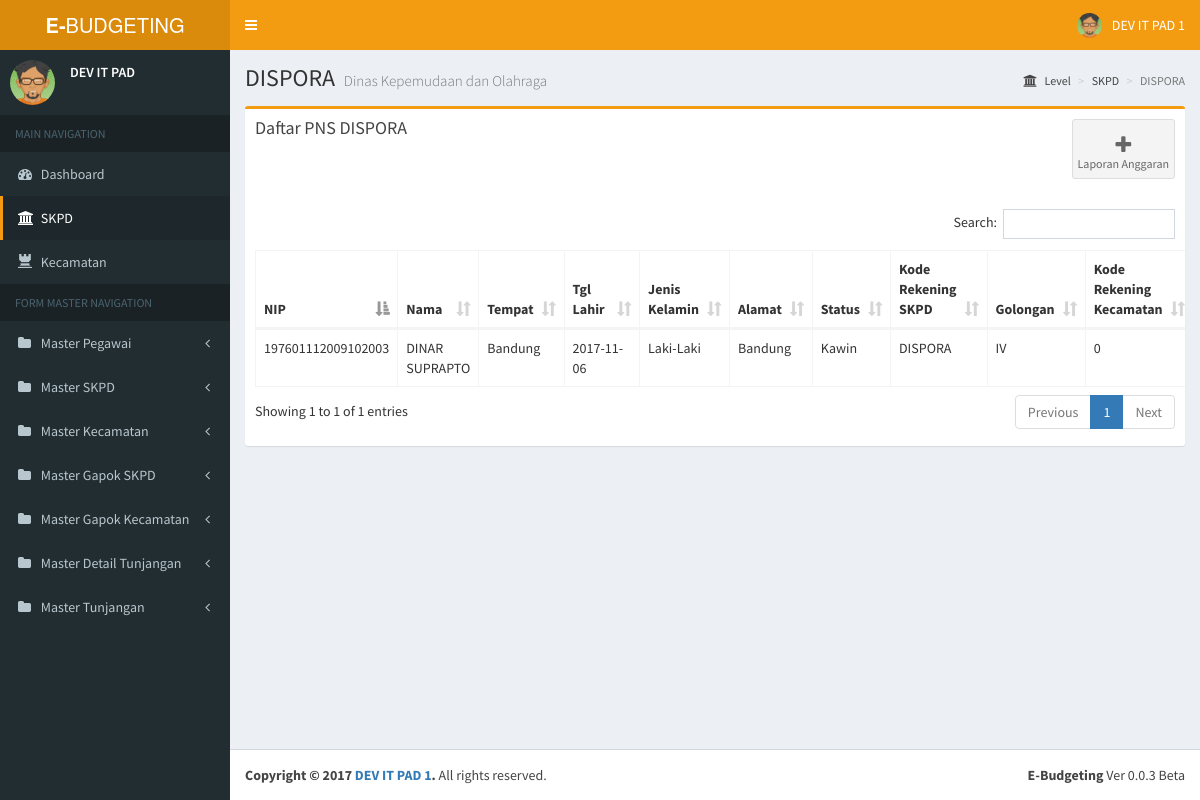
Screenshot of /home.php?page=dispora_view_pegawai with the database file from the repository.
### tables this page shows
CREATE TABLE `pegawai` (
  `nip` varchar(50) NOT NULL,
  `nama` varchar(50) DEFAULT NULL,
  `tempat_lahir` varchar(50) DEFAULT NULL,
  `tgl_lahir` date DEFAULT NULL,
  `jenis_kelamin` enum('Laki-Laki','Perempuan') DEFAULT NULL,
  `alamat` varchar(50) DEFAULT NULL,
  `status_perkawinan` enum('Lajang','Kawin','Janda','Duda') DEFAULT NULL,
  `kd_rek_skpd` varchar(50) DEFAULT NULL,
  `kd_golongan` varchar(10) DEFAULT NULL,
  `kd_rek_kecamatan` varchar(50) DEFAULT NULL,
  `eselon` varchar(10) DEFAULT NULL,
  `jml_anak` enum('1','2','0') DEFAULT NULL,
  PRIMARY KEY (`nip`),
  KEY `kd_rek_skpd` (`kd_rek_skpd`),
  KEY `kd_golongan` (`kd_golongan`),
  KEY `kd_rek_kecamatan` (`kd_rek_kecamatan`),
  CONSTRAINT `pegawai_ibfk_1` FOREIGN KEY (`kd_rek_skpd`) REFERENCES `skpd` (`kd_rek_skpd`) ON DELETE CASCADE ON UPDATE CASCADE,
  CONSTRAINT `pegawai_ibfk_2` FOREIGN KEY (`kd_golongan`) REFERENCES `golongan` (`kd_golongan`) ON DELETE CASCADE ON UPDATE CASCADE,
  CONSTRAINT `pegawai_ibfk_3` FOREIGN KEY (`kd_rek_kecamatan`) REFERENCES `kecamatan` (`kd_rek_kecamatan`) ON DELETE CASCADE ON UPDATE CASCADE
);

### page/skpd/dispora/view_pegawai.php (the view, shortened to what this page needs)
<section class="content-header">
  <h1>
    DISPORA
    <small>Dinas Kepemudaan dan Olahraga</small>
  </h1>
  <ol class="breadcrumb">
    <li><a href="#"><i class="fa fa-institution"></i> Level</a></li>
    <li class="active"><a href="?page=skpd">SKPD</a></li>
    <li class="active">DISPORA</li>
  </ol>
</section>
<section class="content container-fluid">
	      <div class="row">
	        <div class="col-xs-12">
	          <div class="box box-warning">
	            <div class="box-header">
	            	<div class="row">
	            		<div class="col-sm-6">
	            			<h3 class="box-title">Daftar PNS DISPORA</h3>
	            		</div>
	            		<div class="col-sm-6">
	            		<div class=" pull-right">
	            			<a class="btn btn-app" href="?page=dispora_view_anggaran">
								<i class="fa fa-plus"></i> Laporan Anggaran
						    </a>
						</div>
	            		</div>
	            	</div>
	            </div>
	            <div class="box-body" style="overflow-x: scroll;">
	               <table id="bpkd-table" class="table table-bordered table-hover" style="width: 120%;">
	                <thead>
	                <tr>
	                  <th>NIP</th>
	                  <th>Nama</th>
	                  <th>Tempat</th>
	                  <th width="100px">Tgl Lahir</th>
	                  <th>Jenis Kelamin</th>
	                  <th>Alamat</th>
	                  <th>Status</th>
					  <th>Kode Rekening SKPD</th>
	                  <th>Golongan</th>
	                  <th>Kode Rekening Kecamatan</th>
	                </tr>
	                </thead>
	                <tbody>
	            	<?php
				$con = mysqli_connect("localhost","root","","ebudget");
				$result = mysqli_query($con,"SELECT * FROM pegawai WHERE kd_rek_skpd LIKE 'DISPORA'");
				while($row = mysqli_fetch_array($result))
				{
				?>
				<tr class='default'>
					<td><?php echo $row[0]; ?></td>
					<td><?php echo $row[1]; ?></td>
					<td><?php echo $row[2]; ?></td>
					<td><?php echo $row[3]; ?></td>
					<td><?php echo $row[4]; ?></td>
					<td><?php echo $row[5]; ?></td>
					<td><?php echo $row[6]; ?></td>
					<td><?php echo $row[7]; ?></td>
					<td><?php echo $row[8]; ?></td>
					<td><?php echo $row[9]; ?></td>
			</tr>
			<?php
				}
			?> 		</tbody>
	              </table>
	            </div>
	          </div>
	        </div>
	    </div>
</section>

### rows the page displays
pegawai: nip "197601112009102003", nama "DINAR SUPRAPTO", tempat_lahir "Bandung", tgl_lahir "2017-11-06", jenis_kelamin "Laki-Laki", alamat "Bandung", status_perkawinan "Kawin", kd_rek_skpd "DISPORA", kd_golongan "IV", kd_rek_kecamatan "0"
